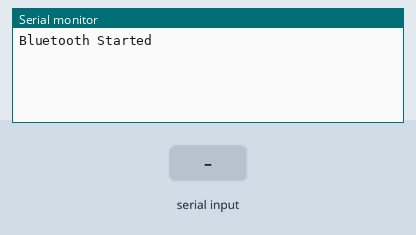
Simulated run of this sketch. Board: ESP32. Shown: the last lines printed to the serial monitor. The inputs (shaded band) are chosen by the test bench. Nothing arrives over Bluetooth unless stated.

Above: at 1.2 s.
1.3 s: "1\n" received over the second serial link
At 2.5 s:
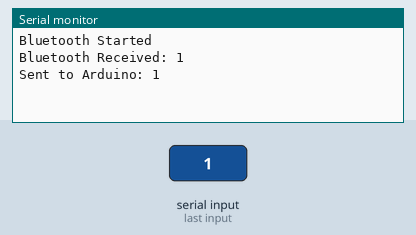
2.8 s: "0\n" received over the second serial link
At 3.6 s:
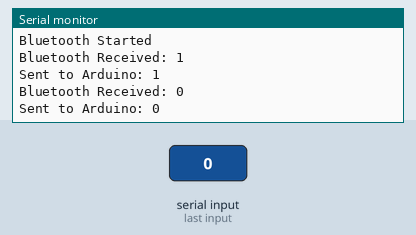
4.3 s: "2\n" received over the second serial link
At 4.8 s:
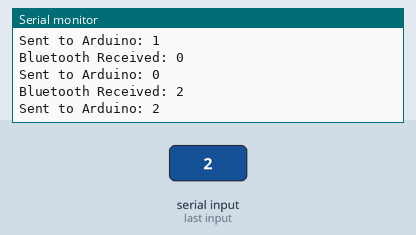

Measured:
- after the input at 1.3 s, the serial monitor: prints a new line at once (image 1)
- after the input at 2.8 s, the serial monitor: prints a new line at once (image 2)
- after the input at 4.3 s, the serial monitor: prints a new line at once (image 3)

The sketch:

esp32_bluetooth_test.ino.ino
```cpp
#include "BluetoothSerial.h"

HardwareSerial MySerial(2);      // UART2
BluetoothSerial SerialBT;

void setup()
{
  Serial.begin(115200);

  MySerial.begin(9600, SERIAL_8N1, 16, 17);

  if (!SerialBT.begin("Chaitanya_Robot"))
  {
    Serial.println("Bluetooth Failed!");
    while (1);
  }

  Serial.println("Bluetooth Started");
}

void loop()
{
  if (SerialBT.available())
  {
    char command = SerialBT.read();

    // Ignore newline characters
    if (command == '\n' || command == '\r')
      return;

    Serial.print("Bluetooth Received: ");
    Serial.println(command);

    // Send to Arduino
    MySerial.write(command);

    Serial.print("Sent to Arduino: ");
    Serial.println(command);

    // Send confirmation back to phone
    SerialBT.print("Command Sent: ");
    SerialBT.println(command);
  }
}
```
